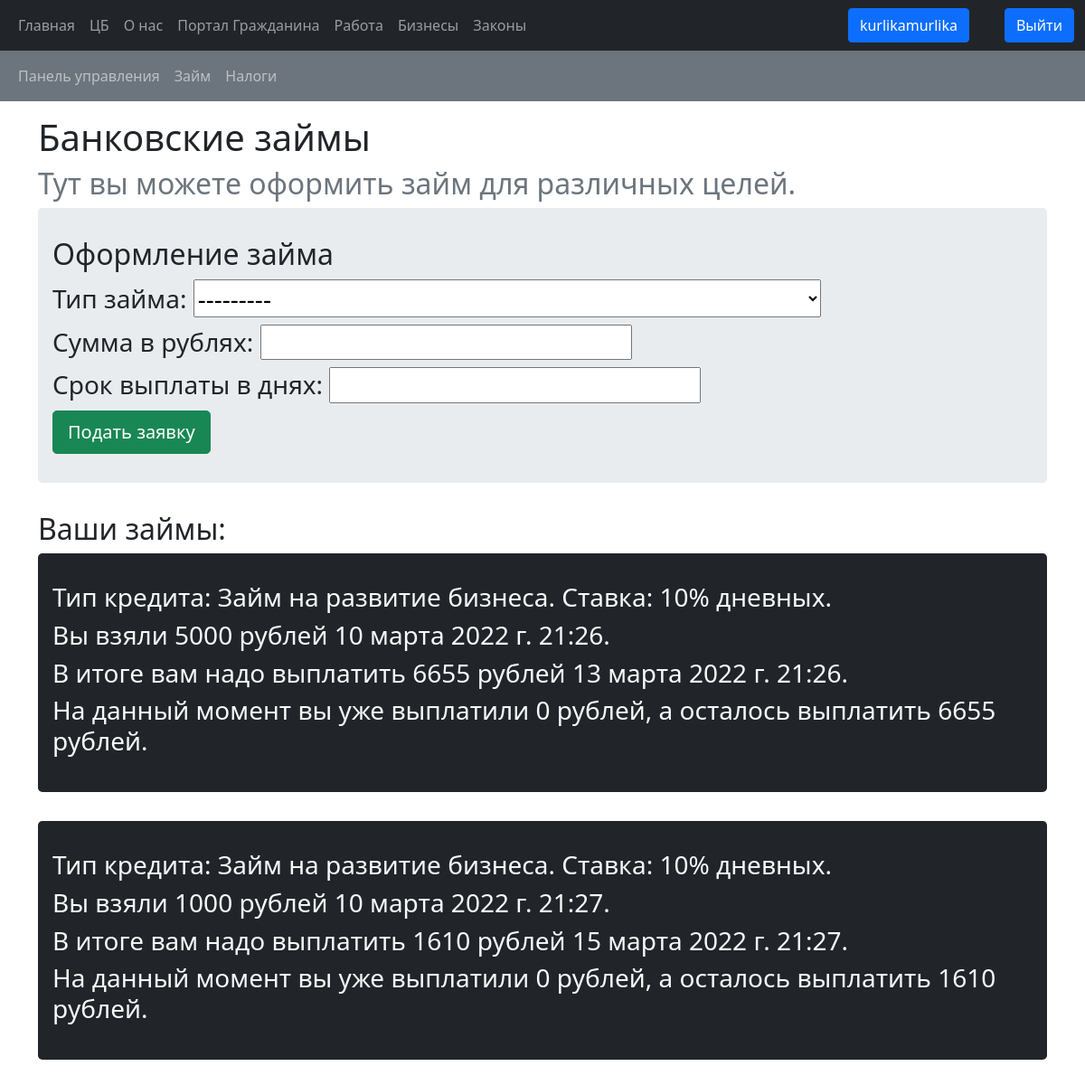
Page /business_management/loan/ (signed in) on the committed database.
### bank/models.py (models this page shows, shortened)
class Loan(models.Model):
    loaner = models.ForeignKey(Citizen, on_delete=models.CASCADE)
    interest_rate = models.ForeignKey(InterestRate, on_delete=models.CASCADE)
    amount = models.IntegerField(default=0)
    capital = models.IntegerField(default=0)
    period = models.IntegerField(default=0)
    start_date = models.DateTimeField(default=timezone.now)
    payback_date = models.DateTimeField(default=timezone.now)
    payback_sum = models.IntegerField(default=0)
    remained_sum = models.IntegerField(default=0)
    paid_sum = models.IntegerField(default=0)

class InterestRate(models.Model):
    service_type = models.CharField(max_length=50)
    rate = models.IntegerField(default=0)
    def __str__(self):
        return f'{self.service_type}. Ставка: {self.rate}% дневных'

### bank/views.py (the view, shortened to what this page needs)
# urls.py: path('business_management/loan/', views.loan, name='loan'),
def loan(request):
    form = AskLoanForm(request.POST or None)
    citizenship = Citizen.objects.get(user_id=request.user.id)
    property_list = Property.objects.filter(citizen_id=citizenship.id)
    capital = 0
    loan_list = Loan.objects.filter(loaner_id=citizenship.id)
    for element in property_list:
        capital += element.market_price
    interest_rates = InterestRate.objects.all()
    loan_dict = {
        'form': form,
        'loan_list': loan_list,
    }
    return render(request, 'bank/loan.html', context=loan_dict)

### bank/forms.py
class AskLoanForm(forms.ModelForm):
    interest_rate = forms.ModelChoiceField(queryset=InterestRate.objects.all(), label="Тип займа")
    amount = forms.IntegerField(min_value=100, label="Сумма в рублях")
    period = forms.IntegerField(min_value=1, label="Срок выплаты в днях")
    class Meta:
        model = AskLoan
        exclude = ('loaner', 'capital', 'start_date', 'payback_date', 'payback_sum')

### bank/templates/bank/loan.html (shortened to what this page needs)
<!DOCTYPE html>
{% extends 'bank/base.html' %}
{% block extra_nav %}
<nav class="navbar navbar-expand-sm bg-secondary navbar-dark">
  <div class="container-fluid">
    <ul class="navbar-nav">
      <li class="nav-item">
        <a class="nav-link" href="{% url 'bank:business_management' %}">Панель управления</a>
      </li>
      <li class="nav-item">
        <a class="nav-link" href="{% url 'bank:loan' %}">Займ</a>
      </li>
      <li class="nav-item">
        <a class="nav-link" href="{% url 'bank:fiscal_info' %}">Налоги</a>
      </li>
    </ul>
  </div>
</nav>
{% endblock %}
{% block body_content %}
    <h1>Банковские займы</h1>
    <h2 class="text-secondary">Тут вы можете оформить займ для различных целей.</h2>
    <div class="jumbotron">
        <h2>Оформление займа</h2>
        <form method="post">
            <h3>{{ form.interest_rate.label_tag }} {{ form.interest_rate }}</h3>
            <h3>{{ form.amount.label_tag }} {{ form.amount }}</h3>
            <h3>{{ form.period.label_tag }} {{ form.period }}</h3>
            <input type="submit" class="btn btn-lg btn-success" value="Подать заявку">
        </form>
    </div>
    <h2>Ваши займы:</h2>
    {% for loan in loan_list %}
        <div class="jumbotron bg-dark text-light">
            <h3>Тип кредита: {{ loan.interest_rate }}.</h3>
            <h3>Вы взяли {{ loan.amount }} рублей {{ loan.start_date }}.</h3>
            <h3>В итоге вам надо выплатить {{ loan.payback_sum }} рублей {{ loan.payback_date }}.</h3>
            <h3>На данный момент вы уже выплатили {{ loan.paid_sum }} рублей, а осталось выплатить {{ loan.remained_sum }} рублей.</h3>
        </div>
    {% endfor %}
{% endblock %}

### bank/templates/bank/base.html (shortened to what this page needs)
<!DOCTYPE html>
<html lang="ru">
<head>
    <link href="https://cdn.jsdelivr.net/npm/bootstrap@5.1.2/dist/css/bootstrap.min.css" rel="stylesheet">
</head>
<body>
{% load static %}
<link href="{% static 'bank/style.css' %}" rel="stylesheet">
<nav class="navbar navbar-expand-sm bg-dark navbar-dark">
        <div class="container-fluid">
            <ul class="navbar-nav">
                <li class="nav-item">
                    <a class="nav-link" href="{% url 'bank:index' %}">Главная</a>
                </li>
                <li class="nav-item">
                    <a class="nav-link" href="{% url 'bank:send' %}">ЦБ</a>
                </li>
                <li class="nav-item">
                    <a class="nav-link" href="{% url 'bank:about_us' %}">О нас</a>
                </li>
                <li class="nav-item">
                    <a class='nav-link' href="{% url 'bank:citizen' %}">Портал Гражданина</a>
                </li>
                <li class="nav-item">
                    <a class='nav-link' href="{% url 'bank:jobs' %}">Работа</a>
                </li>
                <li class="nav-item">
                    <a class='nav-link' href="{% url 'bank:businesses' %}">Бизнесы</a>
                </li>
                <li class="nav-item">
                    <a class="nav-link" href="{% url 'bank:laws' %}">Законы</a>
                </li>
            </ul>
            <div class="d-flex">
                {% if user.is_authenticated %}
                    <li class="nav-item">{
                        <a class="btn btn-primary mx-3" href="{% url 'bank:profile' user.id%}">{{ user.get_username }}</a></li>
                    <li class="nav-item">
                        <a class="btn btn-primary" href="{% url 'logout'%}?next={{request.path}}">Выйти</a>
                    </li>
                {% endif %}
            </div>
        </div>
</nav>
{% block extra_nav %}
{% endblock %}
<div class="container mt-3">
{% if user.is_authenticated %}
{% block body_content %}
{% endblock %}
{% else %}
<h1>Войдите в аккаунт для дальнейшего использования</h1>
{% endif %}
</div>
</body>
</html>

### bank/static/bank/style.css (style rules this page uses)
.jumbotron { padding: 2rem 1rem; margin-bottom: 2rem; background-color: #e9ecef; border-radius: .3rem; }

### rows in the picture
Loan: interest_rate "Займ на развитие бизнеса. Ставка: 10% дневных", amount "5000", start_date "10 марта 2022 г. 21:26", payback_sum "6655", payback_date "13 марта 2022 г. 21:26", paid_sum "0", remained_sum "6655"
Loan: interest_rate "Займ на развитие бизнеса. Ставка: 10% дневных", amount "1000", start_date "10 марта 2022 г. 21:27", payback_sum "1610", payback_date "15 марта 2022 г. 21:27", paid_sum "0", remained_sum "1610"

### other values in the picture
{{ user.get_username }} "kurlikamurlika"
